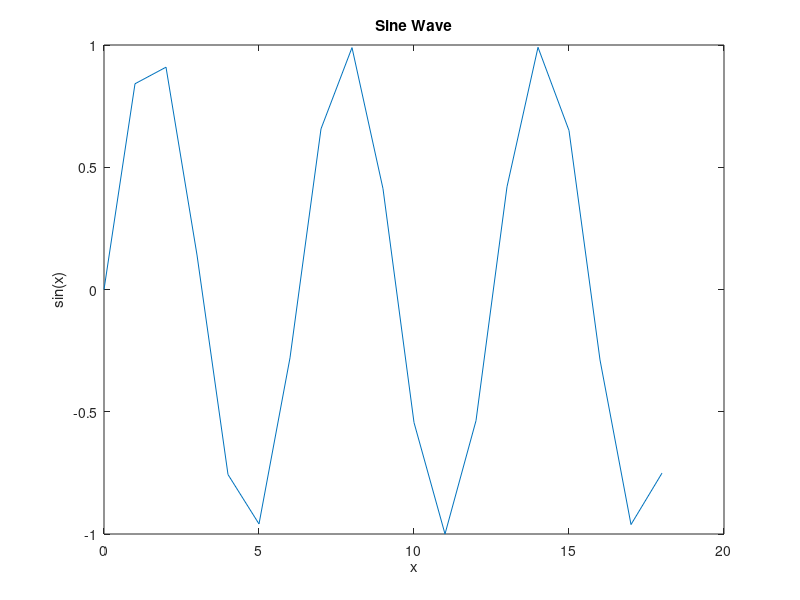

The MATLAB source for this figure: (Note: this script raises an error after producing the figure.)
%% 
x = 0:1:6*pi;
y = sin(x);
plot(x,y)
%% 

title('Sine Wave')
xlabel('x')
ylabel('sin(x)')
fig = gcf;
fig.MenuBar = 'none';